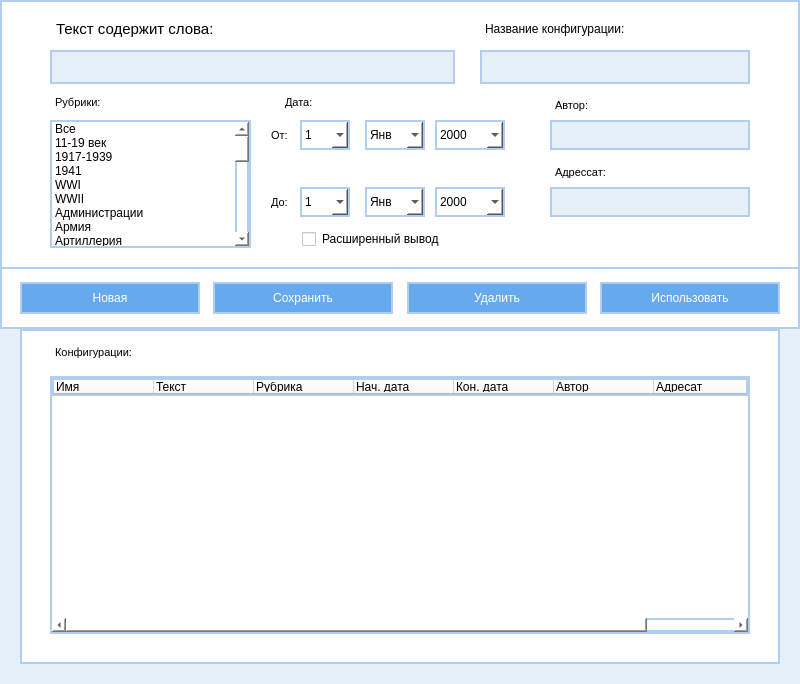
<?xml version="1.0" encoding="UTF-8"?>
<ui version="4.0">
 <class>Dialog</class>
 <widget class="QDialog" name="Dialog">
  <property name="geometry">
   <rect>
    <x>0</x>
    <y>0</y>
    <width>800</width>
    <height>684</height>
   </rect>
  </property>
  <property name="sizePolicy">
   <sizepolicy hsizetype="Fixed" vsizetype="Fixed">
    <horstretch>0</horstretch>
    <verstretch>0</verstretch>
   </sizepolicy>
  </property>
  <property name="windowTitle">
   <string>Dialog</string>
  </property>
  <property name="styleSheet">
   <string notr="true">background-color: rgb(229, 240, 249);</string>
  </property>
  <widget class="QFrame" name="frame">
   <property name="geometry">
    <rect>
     <x>0</x>
     <y>0</y>
     <width>800</width>
     <height>329</height>
    </rect>
   </property>
   <property name="font">
    <font>
     <family>Segoe UI</family>
    </font>
   </property>
   <property name="styleSheet">
    <string notr="true">background-color: rgb(255, 255, 255);
border: 2px solid rgb(177, 206, 240);</string>
   </property>
   <property name="frameShape">
    <enum>QFrame::StyledPanel</enum>
   </property>
   <property name="frameShadow">
    <enum>QFrame::Raised</enum>
   </property>
   <widget class="QLabel" name="label_3">
    <property name="geometry">
     <rect>
      <x>50</x>
      <y>15</y>
      <width>205</width>
      <height>27</height>
     </rect>
    </property>
    <property name="font">
     <font>
      <family>Segoe UI</family>
      <pointsize>11</pointsize>
     </font>
    </property>
    <property name="styleSheet">
     <string notr="true">background-color: rgb(255, 255, 255);
border-color: rgb(255, 255, 255);</string>
    </property>
    <property name="text">
     <string>Текст содержит слова:</string>
    </property>
   </widget>
   <widget class="QLineEdit" name="textEntry">
    <property name="geometry">
     <rect>
      <x>50</x>
      <y>50</y>
      <width>405</width>
      <height>34</height>
     </rect>
    </property>
    <property name="styleSheet">
     <string notr="true">background-color: rgb(229, 240, 249);</string>
    </property>
   </widget>
   <widget class="QLineEdit" name="nameEntry">
    <property name="geometry">
     <rect>
      <x>480</x>
      <y>50</y>
      <width>270</width>
      <height>34</height>
     </rect>
    </property>
    <property name="styleSheet">
     <string notr="true">background-color: rgb(229, 240, 249);</string>
    </property>
   </widget>
   <widget class="QLineEdit" name="authorEntry">
    <property name="geometry">
     <rect>
      <x>550</x>
      <y>120</y>
      <width>200</width>
      <height>30</height>
     </rect>
    </property>
    <property name="styleSheet">
     <string notr="true">background-color: rgb(229, 240, 249);</string>
    </property>
   </widget>
   <widget class="QLineEdit" name="receiverEntry">
    <property name="geometry">
     <rect>
      <x>550</x>
      <y>187</y>
      <width>200</width>
      <height>30</height>
     </rect>
    </property>
    <property name="styleSheet">
     <string notr="true">background-color: rgb(229, 240, 249);</string>
    </property>
   </widget>
   <widget class="QLabel" name="label_4">
    <property name="geometry">
     <rect>
      <x>480</x>
      <y>19</y>
      <width>173</width>
      <height>20</height>
     </rect>
    </property>
    <property name="font">
     <font>
      <family>Segoe UI</family>
     </font>
    </property>
    <property name="styleSheet">
     <string notr="true">background-color: rgb(255, 255, 255);
border-color: rgb(255, 255, 255);</string>
    </property>
    <property name="text">
     <string>Название конфигурации:</string>
    </property>
   </widget>
   <widget class="QLabel" name="label_5">
    <property name="geometry">
     <rect>
      <x>50</x>
      <y>92</y>
      <width>61</width>
      <height>20</height>
     </rect>
    </property>
    <property name="font">
     <font>
      <family>Segoe UI</family>
      <pointsize>8</pointsize>
     </font>
    </property>
    <property name="styleSheet">
     <string notr="true">background-color: rgb(255, 255, 255);
border-color: rgb(255, 255, 255);</string>
    </property>
    <property name="text">
     <string>Рубрики:</string>
    </property>
   </widget>
   <widget class="QListWidget" name="topicbox">
    <property name="geometry">
     <rect>
      <x>50</x>
      <y>120</y>
      <width>201</width>
      <height>128</height>
     </rect>
    </property>
    <property name="verticalScrollBarPolicy">
     <enum>Qt::ScrollBarAlwaysOn</enum>
    </property>
    <item>
     <property name="text">
      <string>Все</string>
     </property>
    </item>
    <item>
     <property name="text">
      <string>11-19 век</string>
     </property>
    </item>
    <item>
     <property name="text">
      <string>1917-1939</string>
     </property>
    </item>
    <item>
     <property name="text">
      <string>1941</string>
     </property>
    </item>
    <item>
     <property name="text">
      <string>WWI</string>
     </property>
    </item>
    <item>
     <property name="text">
      <string>WWII</string>
     </property>
    </item>
    <item>
     <property name="text">
      <string>Администрации</string>
     </property>
    </item>
    <item>
     <property name="text">
      <string>Армия</string>
     </property>
    </item>
    <item>
     <property name="text">
      <string>Артиллерия</string>
     </property>
    </item>
    <item>
     <property name="text">
      <string>Байки</string>
     </property>
    </item>
    <item>
     <property name="text">
      <string>ВВС</string>
     </property>
    </item>
    <item>
     <property name="text">
      <string>Военные игры</string>
     </property>
    </item>
    <item>
     <property name="text">
      <string>Древняя история</string>
     </property>
    </item>
    <item>
     <property name="text">
      <string>Евреи и Израиль</string>
     </property>
    </item>
    <item>
     <property name="text">
      <string>Загадки</string>
     </property>
    </item>
    <item>
     <property name="text">
      <string>Искусство и творчество</string>
     </property>
    </item>
    <item>
     <property name="text">
      <string>Космос</string>
     </property>
    </item>
    <item>
     <property name="text">
      <string>Локальные конфликты</string>
     </property>
    </item>
    <item>
     <property name="text">
      <string>Мусор</string>
     </property>
    </item>
    <item>
     <property name="text">
      <string>Память</string>
     </property>
    </item>
    <item>
     <property name="text">
      <string>Политек</string>
     </property>
    </item>
    <item>
     <property name="text">
      <string>Прочее</string>
     </property>
    </item>
    <item>
     <property name="text">
      <string>Ремонтная бригада</string>
     </property>
    </item>
    <item>
     <property name="text">
      <string>Современность</string>
     </property>
    </item>
    <item>
     <property name="text">
      <string>Спецслужбы</string>
     </property>
    </item>
    <item>
     <property name="text">
      <string>Стрелковое оружие</string>
     </property>
    </item>
    <item>
     <property name="text">
      <string>Суворов (В.Резун)</string>
     </property>
    </item>
    <item>
     <property name="text">
      <string>Танки</string>
     </property>
    </item>
    <item>
     <property name="text">
      <string>Униформа</string>
     </property>
    </item>
    <item>
     <property name="text">
      <string>Флот</string>
     </property>
    </item>
    <item>
     <property name="text">
      <string>Фортификация</string>
     </property>
    </item>
   </widget>
   <widget class="QLabel" name="label_6">
    <property name="geometry">
     <rect>
      <x>280</x>
      <y>92</y>
      <width>61</width>
      <height>20</height>
     </rect>
    </property>
    <property name="font">
     <font>
      <family>Segoe UI</family>
      <pointsize>8</pointsize>
     </font>
    </property>
    <property name="styleSheet">
     <string notr="true">background-color: rgb(255, 255, 255);
border-color: rgb(255, 255, 255);</string>
    </property>
    <property name="text">
     <string>Дата:</string>
    </property>
   </widget>
   <widget class="QLabel" name="label_7">
    <property name="geometry">
     <rect>
      <x>266</x>
      <y>125</y>
      <width>31</width>
      <height>20</height>
     </rect>
    </property>
    <property name="font">
     <font>
      <family>Segoe UI</family>
      <pointsize>8</pointsize>
     </font>
    </property>
    <property name="styleSheet">
     <string notr="true">background-color: rgb(255, 255, 255);
border-color: rgb(255, 255, 255);</string>
    </property>
    <property name="text">
     <string>От:</string>
    </property>
   </widget>
   <widget class="QLabel" name="label_8">
    <property name="geometry">
     <rect>
      <x>266</x>
      <y>192</y>
      <width>31</width>
      <height>20</height>
     </rect>
    </property>
    <property name="font">
     <font>
      <family>Segoe UI</family>
      <pointsize>8</pointsize>
     </font>
    </property>
    <property name="styleSheet">
     <string notr="true">background-color: rgb(255, 255, 255);
border-color: rgb(255, 255, 255);</string>
    </property>
    <property name="text">
     <string>До:</string>
    </property>
   </widget>
   <widget class="QLabel" name="label_9">
    <property name="geometry">
     <rect>
      <x>550</x>
      <y>95</y>
      <width>61</width>
      <height>20</height>
     </rect>
    </property>
    <property name="font">
     <font>
      <family>Segoe UI</family>
      <pointsize>8</pointsize>
     </font>
    </property>
    <property name="styleSheet">
     <string notr="true">background-color: rgb(255, 255, 255);
border-color: rgb(255, 255, 255);</string>
    </property>
    <property name="text">
     <string>Автор:</string>
    </property>
   </widget>
   <widget class="QLabel" name="label_10">
    <property name="geometry">
     <rect>
      <x>550</x>
      <y>162</y>
      <width>111</width>
      <height>20</height>
     </rect>
    </property>
    <property name="font">
     <font>
      <family>Segoe UI</family>
      <pointsize>8</pointsize>
     </font>
    </property>
    <property name="styleSheet">
     <string notr="true">background-color: rgb(255, 255, 255);
border-color: rgb(255, 255, 255);</string>
    </property>
    <property name="text">
     <string>Адрессат:</string>
    </property>
   </widget>
   <widget class="QComboBox" name="fdayMenu">
    <property name="geometry">
     <rect>
      <x>300</x>
      <y>120</y>
      <width>50</width>
      <height>30</height>
     </rect>
    </property>
    <property name="styleSheet">
     <string notr="true"/>
    </property>
    <item>
     <property name="text">
      <string>1</string>
     </property>
    </item>
    <item>
     <property name="text">
      <string>2</string>
     </property>
    </item>
    <item>
     <property name="text">
      <string>3</string>
     </property>
    </item>
    <item>
     <property name="text">
      <string>4</string>
     </property>
    </item>
    <item>
     <property name="text">
      <string>5</string>
     </property>
    </item>
    <item>
     <property name="text">
      <string>6</string>
     </property>
    </item>
    <item>
     <property name="text">
      <string>7</string>
     </property>
    </item>
    <item>
     <property name="text">
      <string>8</string>
     </property>
    </item>
    <item>
     <property name="text">
      <string>9</string>
     </property>
    </item>
    <item>
     <property name="text">
      <string>10</string>
     </property>
    </item>
    <item>
     <property name="text">
      <string>11</string>
     </property>
    </item>
    <item>
     <property name="text">
      <string>12</string>
     </property>
    </item>
    <item>
     <property name="text">
      <string>13</string>
     </property>
    </item>
    <item>
     <property name="text">
      <string>14</string>
     </property>
    </item>
    <item>
     <property name="text">
      <string>15</string>
     </property>
    </item>
    <item>
     <property name="text">
      <string>16</string>
     </property>
    </item>
    <item>
     <property name="text">
      <string>17</string>
     </property>
    </item>
    <item>
     <property name="text">
      <string>18</string>
     </property>
    </item>
    <item>
     <property name="text">
      <string>19</string>
     </property>
    </item>
    <item>
     <property name="text">
      <string>20</string>
     </property>
    </item>
    <item>
     <property name="text">
      <string>21</string>
     </property>
    </item>
    <item>
     <property name="text">
      <string>22</string>
     </property>
    </item>
    <item>
     <property name="text">
      <string>23</string>
     </property>
    </item>
    <item>
     <property name="text">
      <string>24</string>
     </property>
    </item>
    <item>
     <property name="text">
      <string>25</string>
     </property>
    </item>
    <item>
     <property name="text">
      <string>26</string>
     </property>
    </item>
    <item>
     <property name="text">
      <string>27</string>
     </property>
    </item>
    <item>
     <property name="text">
      <string>28</string>
     </property>
    </item>
    <item>
     <property name="text">
      <string>29</string>
     </property>
    </item>
    <item>
     <property name="text">
      <string>30</string>
     </property>
    </item>
    <item>
     <property name="text">
      <string>31</string>
     </property>
    </item>
   </widget>
   <widget class="QComboBox" name="tyearMenu">
    <property name="geometry">
     <rect>
      <x>435</x>
      <y>187</y>
      <width>70</width>
      <height>30</height>
     </rect>
    </property>
    <item>
     <property name="text">
      <string>2000</string>
     </property>
    </item>
    <item>
     <property name="text">
      <string>2001</string>
     </property>
    </item>
    <item>
     <property name="text">
      <string>2002</string>
     </property>
    </item>
    <item>
     <property name="text">
      <string>2003</string>
     </property>
    </item>
    <item>
     <property name="text">
      <string>2004</string>
     </property>
    </item>
    <item>
     <property name="text">
      <string>2005</string>
     </property>
    </item>
    <item>
     <property name="text">
      <string>2006</string>
     </property>
    </item>
    <item>
     <property name="text">
      <string>2007</string>
     </property>
    </item>
    <item>
     <property name="text">
      <string>2008</string>
     </property>
    </item>
    <item>
     <property name="text">
      <string>2009</string>
     </property>
    </item>
    <item>
     <property name="text">
      <string>2010</string>
     </property>
    </item>
    <item>
     <property name="text">
      <string>2011</string>
     </property>
    </item>
    <item>
     <property name="text">
      <string>2012</string>
     </property>
    </item>
    <item>
     <property name="text">
      <string>2013</string>
     </property>
    </item>
    <item>
     <property name="text">
      <string>2014</string>
     </property>
    </item>
    <item>
     <property name="text">
      <string>2015</string>
     </property>
    </item>
    <item>
     <property name="text">
      <string>2016</string>
     </property>
    </item>
    <item>
     <property name="text">
      <string>2017</string>
     </property>
    </item>
    <item>
     <property name="text">
      <string>2018</string>
     </property>
    </item>
    <item>
     <property name="text">
      <string>2019</string>
     </property>
    </item>
    <item>
     <property name="text">
      <string>2020</string>
     </property>
    </item>
   </widget>
   <widget class="QCheckBox" name="checkBox">
    <property name="geometry">
     <rect>
      <x>300</x>
      <y>230</y>
      <width>205</width>
      <height>18</height>
     </rect>
    </property>
    <property name="styleSheet">
     <string notr="true">background-color: rgb(255, 255, 255);
border-color: rgb(255, 255, 255);</string>
    </property>
    <property name="text">
     <string>Расширенный вывод</string>
    </property>
   </widget>
   <widget class="QComboBox" name="fyearMenu">
    <property name="geometry">
     <rect>
      <x>435</x>
      <y>120</y>
      <width>70</width>
      <height>30</height>
     </rect>
    </property>
    <item>
     <property name="text">
      <string>2000</string>
     </property>
    </item>
    <item>
     <property name="text">
      <string>2001</string>
     </property>
    </item>
    <item>
     <property name="text">
      <string>2002</string>
     </property>
    </item>
    <item>
     <property name="text">
      <string>2003</string>
     </property>
    </item>
    <item>
     <property name="text">
      <string>2004</string>
     </property>
    </item>
    <item>
     <property name="text">
      <string>2005</string>
     </property>
    </item>
    <item>
     <property name="text">
      <string>2006</string>
     </property>
    </item>
    <item>
     <property name="text">
      <string>2007</string>
     </property>
    </item>
    <item>
     <property name="text">
      <string>2008</string>
     </property>
    </item>
    <item>
     <property name="text">
      <string>2009</string>
     </property>
    </item>
    <item>
     <property name="text">
      <string>2010</string>
     </property>
    </item>
    <item>
     <property name="text">
      <string>2011</string>
     </property>
    </item>
    <item>
     <property name="text">
      <string>2012</string>
     </property>
    </item>
    <item>
     <property name="text">
      <string>2013</string>
     </property>
    </item>
    <item>
     <property name="text">
      <string>2014</string>
     </property>
    </item>
    <item>
     <property name="text">
      <string>2015</string>
     </property>
    </item>
    <item>
     <property name="text">
      <string>2016</string>
     </property>
    </item>
    <item>
     <property name="text">
      <string>2017</string>
     </property>
    </item>
    <item>
     <property name="text">
      <string>2018</string>
     </property>
    </item>
    <item>
     <property name="text">
      <string>2019</string>
     </property>
    </item>
    <item>
     <property name="text">
      <string>2020</string>
     </property>
    </item>
   </widget>
   <widget class="QComboBox" name="fmonthMenu">
    <property name="geometry">
     <rect>
      <x>365</x>
      <y>120</y>
      <width>60</width>
      <height>30</height>
     </rect>
    </property>
    <item>
     <property name="text">
      <string>Янв</string>
     </property>
    </item>
    <item>
     <property name="text">
      <string>Фев</string>
     </property>
    </item>
    <item>
     <property name="text">
      <string>Мар</string>
     </property>
    </item>
    <item>
     <property name="text">
      <string>Апр</string>
     </property>
    </item>
    <item>
     <property name="text">
      <string>Май</string>
     </property>
    </item>
    <item>
     <property name="text">
      <string>Июн</string>
     </property>
    </item>
    <item>
     <property name="text">
      <string>Июл</string>
     </property>
    </item>
    <item>
     <property name="text">
      <string>Авг</string>
     </property>
    </item>
    <item>
     <property name="text">
      <string>Сен</string>
     </property>
    </item>
    <item>
     <property name="text">
      <string>Окт</string>
     </property>
    </item>
    <item>
     <property name="text">
      <string>Ноя</string>
     </property>
    </item>
    <item>
     <property name="text">
      <string>Дек</string>
     </property>
    </item>
   </widget>
   <widget class="QComboBox" name="tdayMenu">
    <property name="geometry">
     <rect>
      <x>300</x>
      <y>187</y>
      <width>50</width>
      <height>30</height>
     </rect>
    </property>
    <property name="styleSheet">
     <string notr="true"/>
    </property>
    <item>
     <property name="text">
      <string>1</string>
     </property>
    </item>
    <item>
     <property name="text">
      <string>2</string>
     </property>
    </item>
    <item>
     <property name="text">
      <string>3</string>
     </property>
    </item>
    <item>
     <property name="text">
      <string>4</string>
     </property>
    </item>
    <item>
     <property name="text">
      <string>5</string>
     </property>
    </item>
    <item>
     <property name="text">
      <string>6</string>
     </property>
    </item>
    <item>
     <property name="text">
      <string>7</string>
     </property>
    </item>
    <item>
     <property name="text">
      <string>8</string>
     </property>
    </item>
    <item>
     <property name="text">
      <string>9</string>
     </property>
    </item>
    <item>
     <property name="text">
      <string>10</string>
     </property>
    </item>
    <item>
     <property name="text">
      <string>11</string>
     </property>
    </item>
    <item>
     <property name="text">
      <string>12</string>
     </property>
    </item>
    <item>
     <property name="text">
      <string>13</string>
     </property>
    </item>
    <item>
     <property name="text">
      <string>14</string>
     </property>
    </item>
    <item>
     <property name="text">
      <string>15</string>
     </property>
    </item>
    <item>
     <property name="text">
      <string>16</string>
     </property>
    </item>
    <item>
     <property name="text">
      <string>17</string>
     </property>
    </item>
    <item>
     <property name="text">
      <string>18</string>
     </property>
    </item>
    <item>
     <property name="text">
      <string>19</string>
     </property>
    </item>
    <item>
     <property name="text">
      <string>20</string>
     </property>
    </item>
    <item>
     <property name="text">
      <string>21</string>
     </property>
    </item>
    <item>
     <property name="text">
      <string>22</string>
     </property>
    </item>
    <item>
     <property name="text">
      <string>23</string>
     </property>
    </item>
    <item>
     <property name="text">
      <string>24</string>
     </property>
    </item>
    <item>
     <property name="text">
      <string>25</string>
     </property>
    </item>
    <item>
     <property name="text">
      <string>26</string>
     </property>
    </item>
    <item>
     <property name="text">
      <string>27</string>
     </property>
    </item>
    <item>
     <property name="text">
      <string>28</string>
     </property>
    </item>
    <item>
     <property name="text">
      <string>29</string>
     </property>
    </item>
    <item>
     <property name="text">
      <string>30</string>
     </property>
    </item>
    <item>
     <property name="text">
      <string>31</string>
     </property>
    </item>
   </widget>
   <widget class="QFrame" name="frame_3">
    <property name="geometry">
     <rect>
      <x>0</x>
      <y>267</y>
      <width>800</width>
      <height>62</height>
     </rect>
    </property>
    <property name="frameShape">
     <enum>QFrame::StyledPanel</enum>
    </property>
    <property name="frameShadow">
     <enum>QFrame::Raised</enum>
    </property>
    <widget class="QPushButton" name="newConfigBtn">
     <property name="geometry">
      <rect>
       <x>20</x>
       <y>15</y>
       <width>180</width>
       <height>32</height>
      </rect>
     </property>
     <property name="styleSheet">
      <string notr="true">background-color: rgb(103, 169, 237);
color: rgb(255, 255, 255)</string>
     </property>
     <property name="text">
      <string>Новая</string>
     </property>
    </widget>
    <widget class="QPushButton" name="saveConfigBtn">
     <property name="geometry">
      <rect>
       <x>213</x>
       <y>15</y>
       <width>180</width>
       <height>32</height>
      </rect>
     </property>
     <property name="styleSheet">
      <string notr="true">background-color: rgb(103, 169, 237);
color: rgb(255, 255, 255)</string>
     </property>
     <property name="text">
      <string>Сохранить</string>
     </property>
    </widget>
    <widget class="QPushButton" name="delConfigBtn">
     <property name="geometry">
      <rect>
       <x>407</x>
       <y>15</y>
       <width>180</width>
       <height>32</height>
      </rect>
     </property>
     <property name="styleSheet">
      <string notr="true">background-color: rgb(103, 169, 237);
color: rgb(255, 255, 255)</string>
     </property>
     <property name="text">
      <string>Удалить</string>
     </property>
    </widget>
    <widget class="QPushButton" name="useConfigBtn">
     <property name="geometry">
      <rect>
       <x>600</x>
       <y>15</y>
       <width>180</width>
       <height>32</height>
      </rect>
     </property>
     <property name="styleSheet">
      <string notr="true">background-color: rgb(103, 169, 237);
color: rgb(255, 255, 255)</string>
     </property>
     <property name="text">
      <string>Использовать</string>
     </property>
    </widget>
   </widget>
   <widget class="QComboBox" name="tmonthMenu">
    <property name="geometry">
     <rect>
      <x>365</x>
      <y>187</y>
      <width>60</width>
      <height>30</height>
     </rect>
    </property>
    <item>
     <property name="text">
      <string>Янв</string>
     </property>
    </item>
    <item>
     <property name="text">
      <string>Фев</string>
     </property>
    </item>
    <item>
     <property name="text">
      <string>Мар</string>
     </property>
    </item>
    <item>
     <property name="text">
      <string>Апр</string>
     </property>
    </item>
    <item>
     <property name="text">
      <string>Май</string>
     </property>
    </item>
    <item>
     <property name="text">
      <string>Июн</string>
     </property>
    </item>
    <item>
     <property name="text">
      <string>Июл</string>
     </property>
    </item>
    <item>
     <property name="text">
      <string>Авг</string>
     </property>
    </item>
    <item>
     <property name="text">
      <string>Сен</string>
     </property>
    </item>
    <item>
     <property name="text">
      <string>Окт</string>
     </property>
    </item>
    <item>
     <property name="text">
      <string>Ноя</string>
     </property>
    </item>
    <item>
     <property name="text">
      <string>Дек</string>
     </property>
    </item>
   </widget>
  </widget>
  <widget class="QFrame" name="frame_2">
   <property name="geometry">
    <rect>
     <x>20</x>
     <y>329</y>
     <width>760</width>
     <height>335</height>
    </rect>
   </property>
   <property name="styleSheet">
    <string notr="true">background-color: rgb(255, 255, 255);
border: 2px solid rgb(177, 206, 240);</string>
   </property>
   <property name="frameShape">
    <enum>QFrame::StyledPanel</enum>
   </property>
   <property name="frameShadow">
    <enum>QFrame::Raised</enum>
   </property>
   <widget class="QTreeWidget" name="configbox">
    <property name="geometry">
     <rect>
      <x>30</x>
      <y>47</y>
      <width>700</width>
      <height>258</height>
     </rect>
    </property>
    <column>
     <property name="text">
      <string>Имя</string>
     </property>
    </column>
    <column>
     <property name="text">
      <string>Текст</string>
     </property>
    </column>
    <column>
     <property name="text">
      <string>Рубрика</string>
     </property>
    </column>
    <column>
     <property name="text">
      <string>Нач. дата</string>
     </property>
    </column>
    <column>
     <property name="text">
      <string>Кон. дата</string>
     </property>
    </column>
    <column>
     <property name="text">
      <string>Автор</string>
     </property>
    </column>
    <column>
     <property name="text">
      <string>Адресат</string>
     </property>
    </column>
    <column>
     <property name="text">
      <string>Расш. поиск</string>
     </property>
    </column>
    <item>
     <property name="text">
      <string/>
     </property>
    </item>
   </widget>
   <widget class="QLabel" name="label_11">
    <property name="geometry">
     <rect>
      <x>30</x>
      <y>13</y>
      <width>111</width>
      <height>20</height>
     </rect>
    </property>
    <property name="font">
     <font>
      <family>Segoe UI</family>
      <pointsize>8</pointsize>
     </font>
    </property>
    <property name="styleSheet">
     <string notr="true">background-color: rgb(255, 255, 255);
border-color: rgb(255, 255, 255);</string>
    </property>
    <property name="text">
     <string>Конфигурации:</string>
    </property>
   </widget>
  </widget>
 </widget>
 <resources/>
 <connections/>
</ui>
